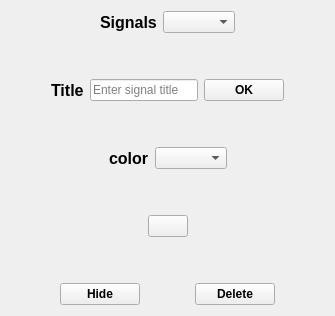
           <widget class="QWidget" name="tab_12">
            <attribute name="title">
             <string>Signal properties</string>
            </attribute>
            <layout class="QVBoxLayout" name="verticalLayout_4">
             <item>
              <layout class="QVBoxLayout" name="verticalLayout">
               <item>
                <layout class="QHBoxLayout" name="horizontalLayout_44">
                 <item>
                  <spacer name="horizontalSpacer_52">
                   <property name="orientation">
                    <enum>Qt::Horizontal</enum>
                   </property>
                   <property name="sizeHint" stdset="0">
                    <size>
                     <width>40</width>
                     <height>20</height>
                    </size>
                   </property>
                  </spacer>
                 </item>
                 <item>
                  <widget class="QLabel" name="label_27">
                   <property name="font">
                    <font>
                     <pointsize>12</pointsize>
                     <weight>75</weight>
                     <italic>false</italic>
                     <bold>true</bold>
                    </font>
                   </property>
                   <property name="text">
                    <string>Signals</string>
                   </property>
                  </widget>
                 </item>
                 <item>
                  <widget class="QComboBox" name="signalComboBox">
                   <property name="toolTip">
                    <string>&lt;html&gt;&lt;head/&gt;&lt;body&gt;&lt;p&gt;Signals in the graph&lt;/p&gt;&lt;/body&gt;&lt;/html&gt;</string>
                   </property>
                  </widget>
                 </item>
                 <item>
                  <spacer name="horizontalSpacer_53">
                   <property name="orientation">
                    <enum>Qt::Horizontal</enum>
                   </property>
                   <property name="sizeHint" stdset="0">
                    <size>
                     <width>40</width>
                     <height>20</height>
                    </size>
                   </property>
                  </spacer>
                 </item>
                </layout>
               </item>
               <item>
                <spacer name="verticalSpacer_5">
                 <property name="orientation">
                  <enum>Qt::Vertical</enum>
                 </property>
                 <property name="sizeHint" stdset="0">
                  <size>
                   <width>20</width>
                   <height>40</height>
                  </size>
                 </property>
                </spacer>
               </item>
               <item>
                <layout class="QHBoxLayout" name="horizontalLayout_45">
                 <item>
                  <spacer name="horizontalSpacer_51">
                   <property name="orientation">
                    <enum>Qt::Horizontal</enum>
                   </property>
                   <property name="sizeHint" stdset="0">
                    <size>
                     <width>40</width>
                     <height>20</height>
                    </size>
                   </property>
                  </spacer>
                 </item>
                 <item>
                  <widget class="QLabel" name="label_28">
                   <property name="font">
                    <font>
                     <pointsize>12</pointsize>
                     <weight>75</weight>
                     <bold>true</bold>
                    </font>
                   </property>
                   <property name="text">
                    <string>Title</string>
                   </property>
                  </widget>
                 </item>
                 <item>
                  <widget class="QLineEdit" name="addTitleLineEdit">
                   <property name="enabled">
                    <bool>true</bool>
                   </property>
                   <property name="toolTip">
                    <string>&lt;html&gt;&lt;head/&gt;&lt;body&gt;&lt;p&gt;Type your signal title&lt;/p&gt;&lt;/body&gt;&lt;/html&gt;</string>
                   </property>
                   <property name="placeholderText">
                    <string>Enter signal title</string>
                   </property>
                   <property name="clearButtonEnabled">
                    <bool>false</bool>
                   </property>
                  </widget>
                 </item>
                 <item>
                  <widget class="QPushButton" name="addTitleBtn">
                   <property name="font">
                    <font>
                     <pointsize>9</pointsize>
                     <weight>75</weight>
                     <bold>true</bold>
                    </font>
                   </property>
                   <property name="toolTip">
                    <string>&lt;html&gt;&lt;head/&gt;&lt;body&gt;&lt;p&gt;add signal title&lt;/p&gt;&lt;/body&gt;&lt;/html&gt;</string>
                   </property>
                   <property name="text">
                    <string>OK</string>
                   </property>
                   <property name="icon">
                    <iconset>
                     <normaloff>icons/check.png</normaloff>icons/check.png</iconset>
                   </property>
                  </widget>
                 </item>
                 <item>
                  <spacer name="horizontalSpacer_50">
                   <property name="orientation">
                    <enum>Qt::Horizontal</enum>
                   </property>
                   <property name="sizeHint" stdset="0">
                    <size>
                     <width>40</width>
                     <height>20</height>
                    </size>
                   </property>
                  </spacer>
                 </item>
                </layout>
               </item>
               <item>
                <spacer name="verticalSpacer_6">
                 <property name="orientation">
                  <enum>Qt::Vertical</enum>
                 </property>
                 <property name="sizeHint" stdset="0">
                  <size>
                   <width>20</width>
                   <height>40</height>
                  </size>
                 </property>
                </spacer>
               </item>
               <item>
                <layout class="QHBoxLayout" name="horizontalLayout_46">
                 <item>
                  <spacer name="horizontalSpacer_48">
                   <property name="orientation">
                    <enum>Qt::Horizontal</enum>
                   </property>
                   <property name="sizeHint" stdset="0">
                    <size>
                     <width>40</width>
                     <height>20</height>
                    </size>
                   </property>
                  </spacer>
                 </item>
                 <item>
                  <widget class="QLabel" name="label_10">
                   <property name="font">
                    <font>
                     <pointsize>12</pointsize>
                     <weight>75</weight>
                     <bold>true</bold>
                    </font>
                   </property>
                   <property name="text">
                    <string>color</string>
                   </property>
                  </widget>
                 </item>
                 <item>
                  <widget class="QComboBox" name="colorComboBox">
                   <property name="toolTip">
                    <string>&lt;html&gt;&lt;head/&gt;&lt;body&gt;&lt;p&gt;choose signal color&lt;/p&gt;&lt;/body&gt;&lt;/html&gt;</string>
                   </property>
                  </widget>
                 </item>
                 <item>
                  <spacer name="horizontalSpacer_49">
                   <property name="orientation">
                    <enum>Qt::Horizontal</enum>
                   </property>
                   <property name="sizeHint" stdset="0">
                    <size>
                     <width>40</width>
                     <height>20</height>
                    </size>
                   </property>
                  </spacer>
                 </item>
                </layout>
               </item>
               <item>
                <spacer name="verticalSpacer_7">
                 <property name="orientation">
                  <enum>Qt::Vertical</enum>
                 </property>
                 <property name="sizeHint" stdset="0">
                  <size>
                   <width>20</width>
                   <height>40</height>
                  </size>
                 </property>
                </spacer>
               </item>
               <item>
                <layout class="QHBoxLayout" name="horizontalLayout_5">
                 <item>
                  <spacer name="horizontalSpacer_3">
                   <property name="orientation">
                    <enum>Qt::Horizontal</enum>
                   </property>
                   <property name="sizeHint" stdset="0">
                    <size>
                     <width>40</width>
                     <height>20</height>
                    </size>
                   </property>
                  </spacer>
                 </item>
                 <item>
                  <widget class="QPushButton" name="moveDownBtn">
                   <property name="toolTip">
                    <string>&lt;html&gt;&lt;head/&gt;&lt;body&gt;&lt;p&gt;Move to graph 2&lt;/p&gt;&lt;/body&gt;&lt;/html&gt;</string>
                   </property>
                   <property name="whatsThis">
                    <string>&lt;html&gt;&lt;head/&gt;&lt;body&gt;&lt;p&gt;&lt;br/&gt;&lt;/p&gt;&lt;/body&gt;&lt;/html&gt;</string>
                   </property>
                   <property name="text">
                    <string/>
                   </property>
                   <property name="icon">
                    <iconset>
                     <normaloff>icons/curve-down-arrow.png</normaloff>icons/curve-down-arrow.png</iconset>
                   </property>
                   <property name="autoDefault">
                    <bool>false</bool>
                   </property>
                   <property name="default">
                    <bool>false</bool>
                   </property>
                   <property name="flat">
                    <bool>false</bool>
                   </property>
                  </widget>
                 </item>
                 <item>
                  <spacer name="horizontalSpacer">
                   <property name="orientation">
                    <enum>Qt::Horizontal</enum>
                   </property>
                   <property name="sizeHint" stdset="0">
                    <size>
                     <width>40</width>
                     <height>20</height>
                    </size>
                   </property>
                  </spacer>
                 </item>
                </layout>
               </item>
               <item>
                <spacer name="verticalSpacer_8">
                 <property name="orientation">
                  <enum>Qt::Vertical</enum>
                 </property>
                 <property name="sizeHint" stdset="0">
                  <size>
                   <width>20</width>
                   <height>40</height>
                  </size>
                 </property>
                </spacer>
               </item>
               <item>
                <layout class="QHBoxLayout" name="horizontalLayout_47">
                 <item>
                  <spacer name="horizontalSpacer_6">
                   <property name="orientation">
                    <enum>Qt::Horizontal</enum>
                   </property>
                   <property name="sizeHint" stdset="0">
                    <size>
                     <width>40</width>
                     <height>20</height>
                    </size>
                   </property>
                  </spacer>
                 </item>
                 <item>
                  <widget class="QPushButton" name="showHideBtn">
                   <property name="font">
                    <font>
                     <pointsize>9</pointsize>
                     <weight>75</weight>
                     <bold>true</bold>
                    </font>
                   </property>
                   <property name="toolTip">
                    <string>&lt;html&gt;&lt;head/&gt;&lt;body&gt;&lt;p&gt;Show the signal&lt;/p&gt;&lt;/body&gt;&lt;/html&gt;</string>
                   </property>
                   <property name="text">
                    <string>Hide</string>
                   </property>
                   <property name="icon">
                    <iconset>
                     <normaloff>icons/eye.png</normaloff>icons/eye.png</iconset>
                   </property>
                  </widget>
                 </item>
                 <item>
                  <spacer name="horizontalSpacer_7">
                   <property name="orientation">
                    <enum>Qt::Horizontal</enum>
                   </property>
                   <property name="sizeHint" stdset="0">
                    <size>
                     <width>40</width>
                     <height>20</height>
                    </size>
                   </property>
                  </spacer>
                 </item>
                 <item>
                  <widget class="QPushButton" name="deleteSignalBtn">
                   <property name="font">
                    <font>
                     <pointsize>9</pointsize>
                     <weight>75</weight>
                     <bold>true</bold>
                    </font>
                   </property>
                   <property name="toolTip">
                    <string>&lt;html&gt;&lt;head/&gt;&lt;body&gt;&lt;p&gt;Delete the signal from the graph&lt;/p&gt;&lt;/body&gt;&lt;/html&gt;</string>
                   </property>
                   <property name="text">
                    <string>Delete</string>
                   </property>
                   <property name="icon">
                    <iconset>
                     <normaloff>icons/delete.png</normaloff>icons/delete.png</iconset>
                   </property>
                  </widget>
                 </item>
                 <item>
                  <spacer name="horizontalSpacer_8">
                   <property name="orientation">
                    <enum>Qt::Horizontal</enum>
                   </property>
                   <property name="sizeHint" stdset="0">
                    <size>
                     <width>40</width>
                     <height>20</height>
                    </size>
                   </property>
                  </spacer>
                 </item>
                </layout>
               </item>
              </layout>
             </item>
            </layout>
           </widget>
